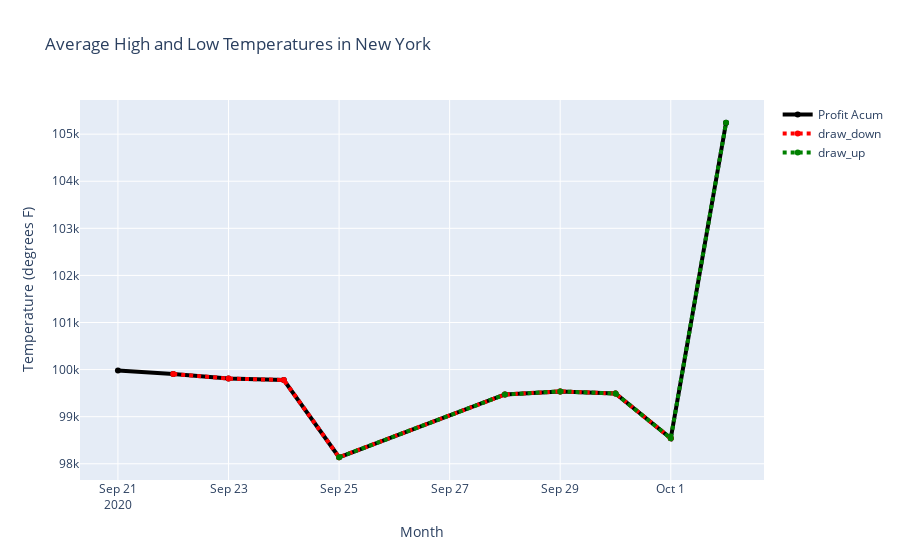

Notebook code cell kept with this figure:
### Code cell
vn.fig

### Figure 1 — Plotly figure (JSON) as saved in the notebook; plotly's stock layout.template omitted (floating-point values rounded to 4 significant figures)
{"data": [{"line": {"color": "black", "width": 4}, "name": "Profit Acum", "type": "scatter", "x": ["2020-09-21", "2020-09-22", "2020-09-23", "2020-09-24", "2020-09-25", "2020-09-28", "2020-09-29", "2020-09-30", "2020-10-01", "2020-10-02"], "y": [99980.0, 99910.0, 99810.0, 99780.0, 98140.0, 99470.0, 99540.0, 99490.0, 98540.0, 105200.0]}, {"line": {"color": "red", "dash": "dot", "width": 4}, "name": "draw_down", "type": "scatter", "x": ["2020-09-22", "2020-09-23", "2020-09-24", "2020-09-25", "2020-09-28", "2020-09-29", "2020-09-30", "2020-10-01"], "y": [99910.0, 99810.0, 99780.0, 98140.0, 99470.0, 99540.0, 99490.0, 98540.0]}, {"line": {"color": "green", "dash": "dot", "width": 4}, "name": "draw_up", "type": "scatter", "x": ["2020-09-25", "2020-09-28", "2020-09-29", "2020-09-30", "2020-10-01", "2020-10-02"], "y": [98140.0, 99470.0, 99540.0, 99490.0, 98540.0, 105200.0]}], "layout": {"title": {"text": "Average High and Low Temperatures in New York"}, "xaxis": {"title": {"text": "Month"}}, "yaxis": {"title": {"text": "Temperature (degrees F)"}}}}
